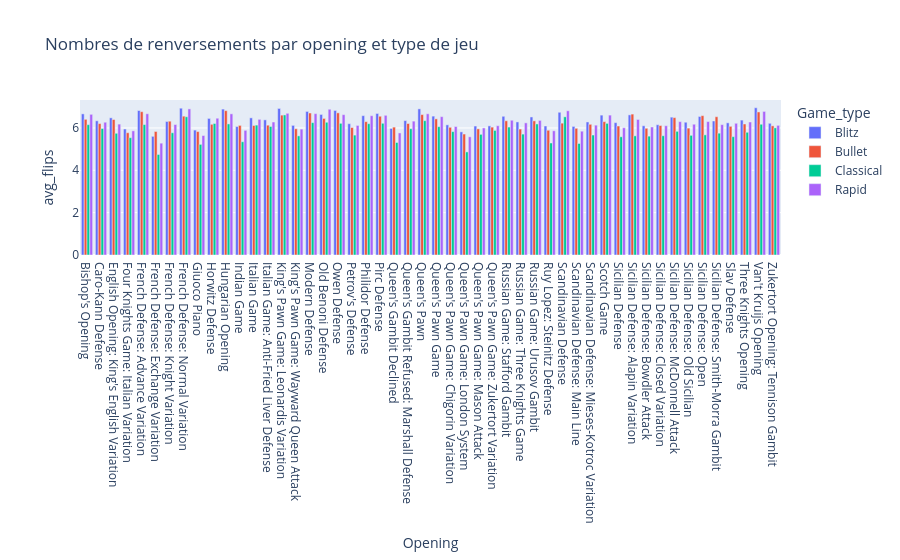

This figure's notebook cell:
### Markdown cell above
### Conclusion
Contrairment à notre hypothèse initiale, l'opening n'influence pas le nombre de renversement de situation, puique le nombre moyen a une très faible variance (entre 4 et 7).  

Toutefois, on peut observer un autre phénomène, qui est la corrélation entre le type de partie et le nombre de renversements.  
En effet, il existe un plus haut nombre de renversements dans les parties Blitz que la version classique. Cela peut s'expliquer par la pression du temps qui est beaucoup plus forte en Blitz.

### Code cell
#graphique
fig = px.bar(df_stats, x="Opening", y="avg_flips", title="Nombres de renversements par opening et type de jeu", color="Game_type", barmode="group")
fig.show()

### Figure 1 — Plotly figure (JSON) as saved in the notebook; plotly's stock layout.template omitted (floating-point values rounded to 4 significant figures)
{"data": [{"alignmentgroup": "True", "hovertemplate": "Game_type=Blitz<br>Opening=%{x}<br>avg_flips=%{y}<extra></extra>", "legendgroup": "Blitz", "marker": {"color": "#636efa", "pattern": {"shape": ""}}, "name": "Blitz", "offsetgroup": "Blitz", "orientation": "v", "showlegend": true, "textposition": "auto", "type": "bar", "x": ["Bishop's Opening", "Caro-Kann Defense", "English Opening: King's English Variation", "Four Knights Game: Italian Variation", "French Defense: Advance Variation", "French Defense: Exchange Variation", "French Defense: Knight Variation", "French Defense: Normal Variation", "Giuoco Piano", "Horwitz Defense", "Hungarian Opening", "Indian Game", "Italian Game", "Italian Game: Anti-Fried Liver Defense", "King's Pawn Game: Leonardis Variation", "King's Pawn Game: Wayward Queen Attack", "Modern Defense", "Old Benoni Defense", "Owen Defense", "Petrov's Defense", "Philidor Defense", "Pirc Defense", "Queen's Gambit Declined", "Queen's Gambit Refused: Marshall Defense", "Queen's Pawn", "Queen's Pawn Game", "Queen's Pawn Game: Chigorin Variation", "Queen's Pawn Game: London System", "Queen's Pawn Game: Mason Attack", "Queen's Pawn Game: Zukertort Variation", "Russian Game: Stafford Gambit", "Russian Game: Three Knights Game", "Russian Game: Urusov Gambit", "Ruy Lopez: Steinitz Defense", "Scandinavian Defense", "Scandinavian Defense: Main Line", "Scandinavian Defense: Mieses-Kotroc Variation", "Scotch Game", "Sicilian Defense", "Sicilian Defense: Alapin Variation", "Sicilian Defense: Bowdler Attack", "Sicilian Defense: Closed Variation", "Sicilian Defense: McDonnell Attack", "Sicilian Defense: Old Sicilian", "Sicilian Defense: Open", "Sicilian Defense: Smith-Morra Gambit", "Slav Defense", "Three Knights Opening", "Van't Kruijs Opening", "Zukertort Opening: Tennison Gambit"], "xaxis": "x", "y": [6.664, 6.337, 6.478, 5.949, 6.821, 5.604, 6.306, 6.932, 5.899, 6.449, 6.89, 6.066, 6.477, 6.382, 6.921, 6.121, 6.78, 6.638, 6.826, 6.201, 6.58, 6.684, 5.975, 6.347, 6.901, 6.558, 6.147, 5.815, 6.09, 6.098, 6.55, 6.284, 6.518, 6.093, 6.74, 6.072, 6.283, 6.605, 6.25, 6.617, 6.101, 6.152, 6.509, 6.27, 6.542, 6.328, 6.241, 6.37, 6.954, 6.219], "yaxis": "y"}, {"alignmentgroup": "True", "hovertemplate": "Game_type=Bullet<br>Opening=%{x}<br>avg_flips=%{y}<extra></extra>", "legendgroup": "Bullet", "marker": {"color": "#EF553B", "pattern": {"shape": ""}}, "name": "Bullet", "offsetgroup": "Bullet", "orientation": "v", "showlegend": true, "textposition": "auto", "type": "bar", "x": ["Bishop's Opening", "Caro-Kann Defense", "English Opening: King's English Variation", "Four Knights Game: Italian Variation", "French Defense: Advance Variation", "French Defense: Exchange Variation", "French Defense: Knight Variation", "French Defense: Normal Variation", "Giuoco Piano", "Horwitz Defense", "Hungarian Opening", "Indian Game", "Italian Game", "Italian Game: Anti-Fried Liver Defense", "King's Pawn Game: Leonardis Variation", "King's Pawn Game: Wayward Queen Attack", "Modern Defense", "Old Benoni Defense", "Owen Defense", "Petrov's Defense", "Philidor Defense", "Pirc Defense", "Queen's Gambit Declined", "Queen's Gambit Refused: Marshall Defense", "Queen's Pawn", "Queen's Pawn Game", "Queen's Pawn Game: Chigorin Variation", "Queen's Pawn Game: London System", "Queen's Pawn Game: Mason Attack", "Queen's Pawn Game: Zukertort Variation", "Russian Game: Stafford Gambit", "Russian Game: Three Knights Game", "Russian Game: Urusov Gambit", "Ruy Lopez: Steinitz Defense", "Scandinavian Defense", "Scandinavian Defense: Main Line", "Scandinavian Defense: Mieses-Kotroc Variation", "Scotch Game", "Sicilian Defense", "Sicilian Defense: Alapin Variation", "Sicilian Defense: Bowdler Attack", "Sicilian Defense: Closed Variation", "Sicilian Defense: McDonnell Attack", "Sicilian Defense: Old Sicilian", "Sicilian Defense: Open", "Sicilian Defense: Smith-Morra Gambit", "Slav Defense", "Three Knights Opening", "Van't Kruijs Opening", "Zukertort Opening: Tennison Gambit"], "xaxis": "x", "y": [6.407, 6.206, 6.397, 5.774, 6.767, 5.833, 6.319, 6.555, 5.828, 6.173, 6.816, 6.12, 6.116, 6.13, 6.605, 5.961, 6.705, 6.449, 6.713, 6.018, 6.297, 6.552, 6.039, 6.208, 6.63, 6.429, 6.031, 5.712, 5.956, 6.038, 6.338, 5.947, 6.335, 5.891, 6.226, 5.983, 6.172, 6.297, 6.091, 6.654, 5.985, 6.114, 6.487, 5.991, 6.58, 6.529, 6.076, 6.188, 6.755, 6.099], "yaxis": "y"}, {"alignmentgroup": "True", "hovertemplate": "Game_type=Classical<br>Opening=%{x}<br>avg_flips=%{y}<extra></extra>", "legendgroup": "Classical", "marker": {"color": "#00cc96", "pattern": {"shape": ""}}, "name": "Classical", "offsetgroup": "Classical", "orientation": "v", "showlegend": true, "textposition": "auto", "type": "bar", "x": ["Bishop's Opening", "Caro-Kann Defense", "English Opening: King's English Variation", "Four Knights Game: Italian Variation", "French Defense: Advance Variation", "French Defense: Exchange Variation", "French Defense: Knight Variation", "French Defense: Normal Variation", "Giuoco Piano", "Horwitz Defense", "Hungarian Opening", "Indian Game", "Italian Game", "Italian Game: Anti-Fried Liver Defense", "King's Pawn Game: Leonardis Variation", "King's Pawn Game: Wayward Queen Attack", "Modern Defense", "Old Benoni Defense", "Owen Defense", "Petrov's Defense", "Philidor Defense", "Pirc Defense", "Queen's Gambit Declined", "Queen's Gambit Refused: Marshall Defense", "Queen's Pawn", "Queen's Pawn Game", "Queen's Pawn Game: Chigorin Variation", "Queen's Pawn Game: London System", "Queen's Pawn Game: Mason Attack", "Queen's Pawn Game: Zukertort Variation", "Russian Game: Stafford Gambit", "Russian Game: Three Knights Game", "Russian Game: Urusov Gambit", "Ruy Lopez: Steinitz Defense", "Scandinavian Defense", "Scandinavian Defense: Main Line", "Scandinavian Defense: Mieses-Kotroc Variation", "Scotch Game", "Sicilian Defense", "Sicilian Defense: Alapin Variation", "Sicilian Defense: Bowdler Attack", "Sicilian Defense: Closed Variation", "Sicilian Defense: McDonnell Attack", "Sicilian Defense: Old Sicilian", "Sicilian Defense: Open", "Sicilian Defense: Smith-Morra Gambit", "Slav Defense", "Three Knights Opening", "Van't Kruijs Opening", "Zukertort Opening: Tennison Gambit"], "xaxis": "x", "y": [6.155, 5.972, 5.748, 5.539, 6.159, 4.748, 5.773, 6.527, 5.225, 6.21, 6.19, 5.348, 6.134, 6.07, 6.615, 5.626, 6.251, 6.269, 6.219, 5.662, 6.2, 6.22, 5.314, 5.964, 6.344, 6.06, 5.827, 4.869, 5.698, 5.884, 6.042, 5.709, 6.189, 5.29, 6.526, 5.267, 5.665, 6.216, 5.583, 5.628, 5.613, 5.632, 5.84, 5.651, 5.674, 5.753, 5.589, 5.796, 6.174, 6.006], "yaxis": "y"}, {"alignmentgroup": "True", "hovertemplate": "Game_type=Rapid<br>Opening=%{x}<br>avg_flips=%{y}<extra></extra>", "legendgroup": "Rapid", "marker": {"color": "#ab63fa", "pattern": {"shape": ""}}, "name": "Rapid", "offsetgroup": "Rapid", "orientation": "v", "showlegend": true, "textposition": "auto", "type": "bar", "x": ["Bishop's Opening", "Caro-Kann Defense", "English Opening: King's English Variation", "Four Knights Game: Italian Variation", "French Defense: Advance Variation", "French Defense: Exchange Variation", "French Defense: Knight Variation", "French Defense: Normal Variation", "Giuoco Piano", "Horwitz Defense", "Hungarian Opening", "Indian Game", "Italian Game", "Italian Game: Anti-Fried Liver Defense", "King's Pawn Game: Leonardis Variation", "King's Pawn Game: Wayward Queen Attack", "Modern Defense", "Old Benoni Defense", "Owen Defense", "Petrov's Defense", "Philidor Defense", "Pirc Defense", "Queen's Gambit Declined", "Queen's Gambit Refused: Marshall Defense", "Queen's Pawn", "Queen's Pawn Game", "Queen's Pawn Game: Chigorin Variation", "Queen's Pawn Game: London System", "Queen's Pawn Game: Mason Attack", "Queen's Pawn Game: Zukertort Variation", "Russian Game: Stafford Gambit", "Russian Game: Three Knights Game", "Russian Game: Urusov Gambit", "Ruy Lopez: Steinitz Defense", "Scandinavian Defense", "Scandinavian Defense: Main Line", "Scandinavian Defense: Mieses-Kotroc Variation", "Scotch Game", "Sicilian Defense", "Sicilian Defense: Alapin Variation", "Sicilian Defense: Bowdler Attack", "Sicilian Defense: Closed Variation", "Sicilian Defense: McDonnell Attack", "Sicilian Defense: Old Sicilian", "Sicilian Defense: Open", "Sicilian Defense: Smith-Morra Gambit", "Slav Defense", "Three Knights Opening", "Van't Kruijs Opening", "Zukertort Opening: Tennison Gambit"], "xaxis": "x", "y": [6.643, 6.27, 6.181, 5.863, 6.669, 5.281, 6.162, 6.899, 5.642, 6.459, 6.666, 5.887, 6.407, 6.28, 6.691, 5.945, 6.675, 6.883, 6.627, 6.118, 6.578, 6.596, 5.764, 6.321, 6.668, 6.533, 6.067, 5.581, 5.999, 6.105, 6.364, 6.24, 6.356, 5.867, 6.81, 5.846, 6.131, 6.606, 6.01, 6.4, 6.044, 6.105, 6.298, 6.176, 6.3, 6.156, 6.22, 6.28, 6.78, 6.122], "yaxis": "y"}], "layout": {"barmode": "group", "legend": {"title": {"text": "Game_type"}, "tracegroupgap": 0}, "title": {"text": "Nombres de renversements par opening et type de jeu"}, "xaxis": {"anchor": "y", "domain": [0, 1], "title": {"text": "Opening"}}, "yaxis": {"anchor": "x", "domain": [0, 1], "title": {"text": "avg_flips"}}}}
